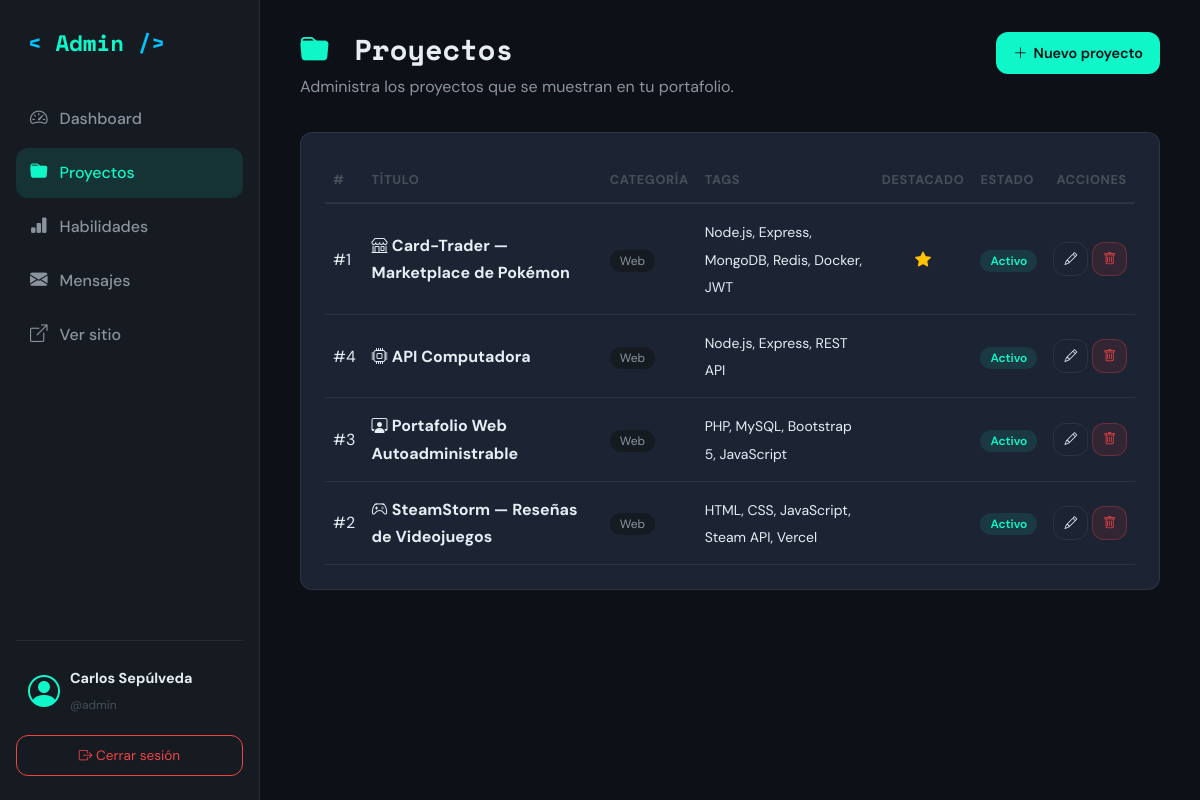
The page /admin/proyectos.php (signed in) on the database its author committed.
### tables this page shows
CREATE TABLE proyectos (
  id           INT AUTO_INCREMENT PRIMARY KEY,
  titulo       VARCHAR(120) NOT NULL,
  descripcion  TEXT NOT NULL,
  categoria    ENUM('web','python','linux','otro') NOT NULL DEFAULT 'web',
  tags         VARCHAR(255),
  imagen       VARCHAR(255),
  icono        VARCHAR(60)  DEFAULT 'bi-folder',
  url_demo     VARCHAR(255),
  url_github   VARCHAR(255),
  destacado    TINYINT(1) DEFAULT 0,
  activo       TINYINT(1) DEFAULT 1,
  creado_en    TIMESTAMP DEFAULT CURRENT_TIMESTAMP
);

### includes/funciones.php (called while the page is built, shortened)
<?php
function e(?string $valor): string {
    return htmlspecialchars($valor ?? '', ENT_QUOTES, 'UTF-8');
}

### admin/proyectos.php (the view, shortened to what this page needs)
<?php
require_once '../includes/admin_header.php';
$proyectos = $conexion->query(
    "SELECT * FROM proyectos ORDER BY destacado DESC, id DESC"
)->fetch_all(MYSQLI_ASSOC);
?>
<header class="admin-page-header">
  <div>
    <h1><i class="bi bi-folder-fill"></i> Proyectos</h1>
    <p>Administra los proyectos que se muestran en tu portafolio.</p>
  </div>
  <a href="proyecto_form.php" class="btn-admin btn-admin-primary">
    <i class="bi bi-plus-lg"></i> Nuevo proyecto
  </a>
</header>
<div class="admin-card">
  <?php if (!$proyectos): ?>
    <p class="text-muted text-center py-4">No hay proyectos aún. ¡Crea el primero!</p>
  <?php else: ?>
    <div class="table-responsive">
      <table class="admin-table">
        <thead>
          <tr>
            <th>#</th>
            <th>Título</th>
            <th>Categoría</th>
            <th>Tags</th>
            <th>Destacado</th>
            <th>Estado</th>
            <th class="text-end">Acciones</th>
          </tr>
        </thead>
        <tbody>
          <?php foreach ($proyectos as $p): ?>
            <tr>
              <td>#<?= $p['id'] ?></td>
              <td>
                <i class="bi <?= e($p['icono']) ?>"></i>
                <strong><?= e($p['titulo']) ?></strong>
              </td>
              <td><span class="badge-cat"><?= e($p['categoria']) ?></span></td>
              <td><small><?= e($p['tags']) ?></small></td>
              <td class="text-center">
                <?= $p['destacado']
                    ? '<i class="bi bi-star-fill text-warning"></i>'
                    : '<i class="bi bi-star text-muted"></i>' ?>
              </td>
              <td>
                <?= $p['activo']
                    ? '<span class="badge-status badge-leido">Activo</span>'
                    : '<span class="badge-status badge-nuevo">Oculto</span>' ?>
              </td>
              <td class="text-end">
                <div class="d-flex align-items-center justify-content-end gap-1">
                  <a href="proyecto_form.php?id=<?= $p['id'] ?>"
                     class="btn-admin btn-admin-sm btn-admin-outline">
                    <i class="bi bi-pencil"></i>
                  </a>
                  <form method="POST" action="proyecto_eliminar.php" class="d-inline"
                        onsubmit="return confirm('¿Eliminar el proyecto «<?= e($p['titulo']) ?>»?');">
                    <button type="submit" class="btn-admin btn-admin-sm btn-admin-danger">
                      <i class="bi bi-trash"></i>
                    </button>
                  </form>
                </div>
              </td>
            </tr>
          <?php endforeach; ?>
        </tbody>
      </table>
    </div>
  <?php endif; ?>
</div>
<?php require_once '../includes/admin_footer.php'; ?>

### css/style.css (style rules this page uses)
:root { --accent-1: #0ff7c8; --accent-2: #00c4ff; --accent-3: #7c3aed; --accent-4: #f59e0b; --accent-5: #ef4444; --bg-primary: #0d1117; --bg-secondary: #161b22; --bg-card: #1c2333; --bg-card-hover:#21293d; --border-color: rgba(255, 255, 255, 0.07); --text-primary: #e6edf3; --text-secondary: #8b949e; --text-muted: #484f58; --nav-bg: rgba(13, 17, 23, 0.85); --shadow-sm: 0 2px 8px rgba(0,0,0,0.3); --shadow-md: 0 8px 32px rgba(0,0,0,0.4); --shadow-glow: 0 0 20px rgba(15, 247, 200, 0.15); --font-display: 'Space Mono', monospace; --font-body: 'DM Sans', sans-serif; --transition-fast: 0.15s ease; --transition-normal: 0.3s ease; --transition-slow: 0.6s ease; --radius-sm: 6px; --radius-md: 12px; --radius-lg: 20px; --section-padding: 100px 0; }
*, *::before, *::after { box-sizing: border-box; margin: 0; padding: 0; }
html { scroll-behavior: smooth; scroll-padding-top: 72px; }
body { font-family: var(--font-body); background-color: var(--bg-primary); color: var(--text-primary); font-size: 1rem; line-height: 1.7; overflow-x: hidden; transition: background-color var(--transition-slow), color var(--transition-slow); }
h1, h2, h3, h4, h5 { font-family: var(--font-display); font-weight: 700; line-height: 1.2; color: var(--text-primary); }
p { color: var(--text-secondary); }
a { color: var(--accent-1); text-decoration: none; transition: color var(--transition-fast); }

### css/dashboard.css (style rules this page uses)
.admin-body { background: var(--bg-primary); color: var(--text-primary); font-family: var(--font-body); margin: 0; }
.admin-page-header { display: flex; justify-content: space-between; align-items: flex-start; gap: 16px; margin-bottom: 32px; flex-wrap: wrap; }
.admin-page-header h1 { font-family: var(--font-display); font-size: 1.8rem; margin-bottom: 6px; color: var(--text-primary); }
.admin-page-header h1 i { color: var(--accent-1); margin-right: 8px; }
.admin-page-header p { color: var(--text-secondary); margin: 0; }
.admin-card { background: var(--bg-card); border: 1px solid var(--border-color); border-radius: var(--radius-md); padding: 24px; margin-bottom: 24px; }
.admin-table { width: 100%; border-collapse: collapse; }
.admin-table thead th { text-align: left; padding: 12px 8px; font-size: 0.8rem; text-transform: uppercase; letter-spacing: 0.05em; color: var(--text-muted); border-bottom: 2px solid var(--border-color); }
.admin-table tbody td { padding: 14px 8px; border-bottom: 1px solid var(--border-color); vertical-align: middle; color: var(--text-primary); }
.btn-admin { display: inline-flex; align-items: center; gap: 6px; padding: 8px 16px; border-radius: var(--radius-md); font-weight: 600; font-size: 0.9rem; border: 1px solid transparent; cursor: pointer; text-decoration: none; transition: var(--transition-fast); }
.btn-admin-sm { padding: 5px 10px; font-size: 0.8rem; }
.btn-admin-primary { background: var(--accent-1); color: var(--bg-primary); }
.btn-admin-outline { background: transparent; color: var(--text-primary); border-color: var(--border-color); }
.btn-admin-danger { background: rgba(239, 68, 68, 0.1); color: var(--accent-5); border-color: rgba(239, 68, 68, 0.3); }
.badge-status { padding: 3px 10px; border-radius: 12px; font-size: 0.75rem; font-weight: 600; }
.badge-leido { background: rgba(15, 247, 200, 0.1); color: var(--accent-1); }
.badge-cat { padding: 3px 10px; border-radius: 12px; font-size: 0.75rem; background: var(--bg-secondary); color: var(--text-secondary); text-transform: capitalize; }

### rows shown on the page
proyectos: id "1", titulo "Card-Trader — Marketplace de Pokémon", categoria "Web", tags "Node.js, Express, MongoDB, Redis, Docker, JWT", destacado 1 (drawn), activo "Activo"
proyectos: id "4", titulo "API Computadora", categoria "Web", tags "Node.js, Express, REST API", destacado 0 (drawn), activo "Activo"
proyectos: id "3", titulo "Portafolio Web Autoadministrable", categoria "Web", tags "PHP, MySQL, Bootstrap 5, JavaScript", destacado 0 (drawn), activo "Activo"
proyectos: id "2", titulo "SteamStorm — Reseñas de Videojuegos", categoria "Web", tags "HTML, CSS, JavaScript, Steam API, Vercel", destacado 0 (drawn), activo "Activo"

### other values the page prints
$_SESSION['admin_nombre'] "Carlos Sepúlveda"
$_SESSION['admin_user'] "admin"
